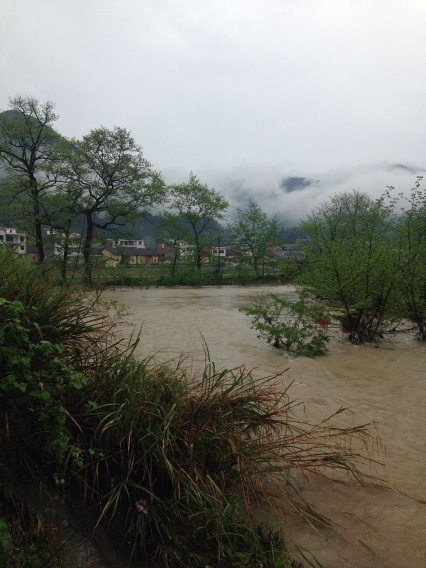
#> input picture 20150407102729.jpg, 852 x 1136 px (shown at 1/2 size)
$ python 17.ThirdModule.py   (Python 2 division)
#> lines starting #> are read from the running program, lines starting #| are printed output that depends on the picture
#!/usr/bin/env python
# -*- coding: utf-8 -*-

print u'-------------------------常用第三方模块------------------------------'
#需要先安装PIL，参考印象笔记

print u'--------------------- 1. 图像处理：PIL -----------------------------'
import Image

print u'--------------------- 1.1 获得尺寸、缩放、另存为 ----------------------'
# 打开一个jpg图像文件
im = Image.open('20150407102729.jpg')
#> im is the input picture: PIL image 852x1136 RGB; mean R, G, B 113, 113.3, 105
# 获得图像尺寸
w, h = im.size
#> w = 852; h = 1136
print (w, h)
#| 852 1136
# 缩放到50%:
im.thumbnail((w/2, h/2))
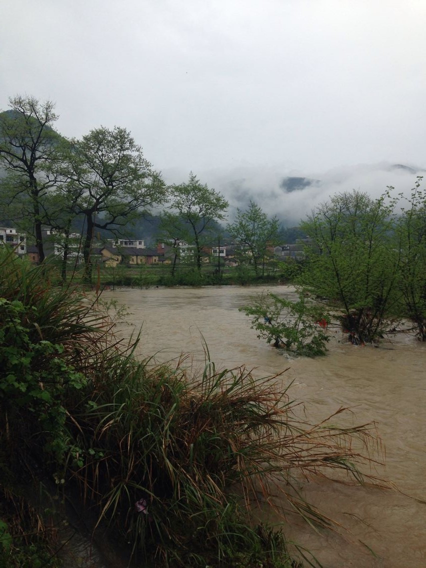
#> im: PIL image 426x568 RGB; mean R, G, B 113, 113.3, 105
# 把缩放后的图像用jpeg格式保存:
im.save('./testdir/thumbnail.jpg', 'jpeg')

print u'--------------------- 1.2 模糊效果 ----------------------'
import Image, ImageFilter

img = Image.open('20150407102729.jpg')
img2 = img.filter(ImageFilter.BLUR)
img2.save('./testdir/blur.jpg', 'jpeg')

print u'--------------------- 1.3 绘图：生成验证码 ----------------------'#注：运行为通过
import Image, ImageDraw, ImageFont, ImageFilter
import random

# 随机字母:
def rndChar():
    return chr(random.randint(65, 90))

# 随机颜色1:
def rndColor():
    return (random.randint(64, 255), random.randint(64, 255), random.randint(64, 255))

# 随机颜色2:
def rndColor2():
    return (random.randint(32, 127), random.randint(32, 127), random.randint(32, 127))

# 240 x 60:
width = 60 * 4
height = 60
image = Image.new('RGB', (width, height), (255, 255, 255))
#> image: PIL image 240x60 RGB; every value is 255

# 创建Font对象:
#可以根据操作系统提供字体的绝对路径，如Arial.ttf
font = ImageFont.truetype('/Library/Fonts/Arial.ttf', 36)

# 创建Draw对象:
draw = ImageDraw.Draw(image)

# 填充每个像素:
for x in range(width):
    for y in range(height):
        draw.point((x, y), fill=rndColor())

# 输出文字:
for t in range(4):
    draw.text((60 * t + 10, 10), rndChar(), font=font, fill=rndColor2())

# 模糊:
image = image.filter(ImageFilter.BLUR)
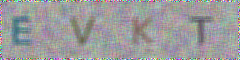
#> image: PIL image 240x60 RGB; mean R, G, B 156.1, 155.4, 156.5
image.save('code.jpg', 'jpeg');
